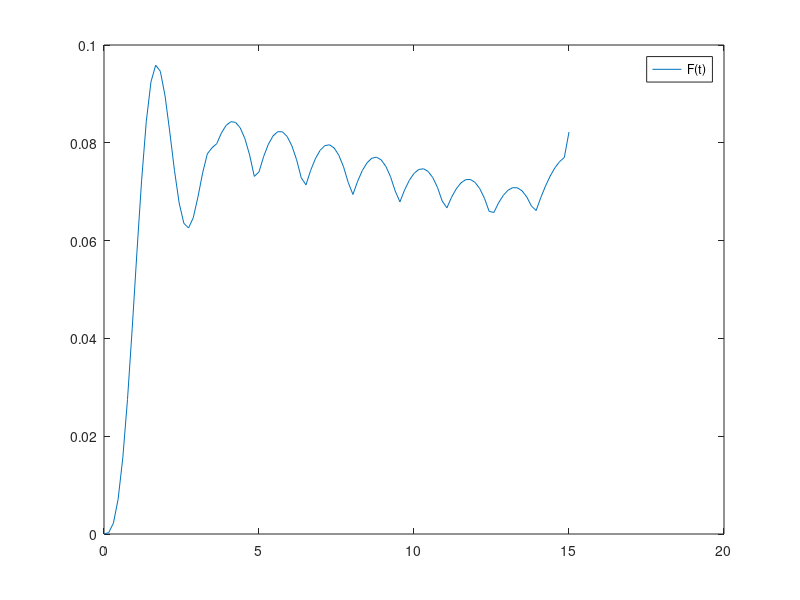

MATLAB code to generate this figure:


%earthquake model
%Mx''=Kx'+F 
%where M i diagona matrix; K 3diag matrix symmetric
%k=[k_0,...,k_{n-1}] - coefficient 
%   such that on i-th floor acts -k(i-1)(x(i)-x(i-1)) + k(i)(x(i+1)-x(i))
%F=[F_1,0,..0] with Gsin(gamma t) gamma frequency of an earthquake, G magnitude
n=10;
m=10000*ones(n,1);
m(1) = 30000;
k=5000*ones(n,1);
k(1) = 10000;
gamma=3;
G=5000;
x0=v0=zeros(n,1);


function y=pw(x,t)
  %vector field for lsode() for the system x''=Ax+F
  %with F =[GG*sin(gam*t);zeros(2:end,1)]
  global AA gam GG
  n=length(AA);
  y=zeros(size(x));
  y(1:n)=x(n+1:end);
  y(n+1:end)=AA*x(1:n);
  y(n+1)=y(n+1)+GG*sin(gam*t);
end



function [X,tt,f,p]=earthquake(k,m,gamma,G,T=15,x0=zeros(size(m)),v0=zeros(size(x0)))
%function solving the system Mx''=Ax''+F(t) x(0)=x0 x'(0)=v0
%modelling an earthquake of a building: M diagonal matrix with masses of the storeys
%with the diagonal vector m; K stiffness matrix - 3diag symmetric 
%matrix having [k(2),..,k(n)] on sub/super diagonals and -k(i)-k(i+1) on main diagonal (k(n+1)=0)
%F(t)=[G*sin(gamma*t);zeros(2:end,1)] - force applied to the 1st floor - G magnitude
% gamma - the frequency of the earthquake we have 2*pi/gamma \in [2,3]  
%INPUT
%k, m vectors wit hmasses and forces coefficient
%G,gamma - magnitude and frequncy of athe earthquake
%T max time for whch we model EQ
%x0,v0 - (default zero vectors) initial position and velocities of the floors
%OUTPUT
%X discrete solution for 100 points on [0,T]
%tt - vector of discrete times 
%f,p - vectors with frequancies and periods  of the building
global AA gam GG
gam = gamma;
GG=G/m(1);  
n=length(m);
k(n+1)=0; %artifial extension of the vector k by zero
M=diag(m);
K=-diag(k(1:n)+k(2:end))+diag(k(2:n),1)+diag(k(2:n),-1);
AA=M\K;
d=eig(AA);
f=sqrt(-d);
p=(2*pi)./f;

x=[x0;v0];

tt=linspace(0,T);  
X=lsode(@pw,x,tt);

end  

 [X,t,f,p]=earthquake(k,m,gamma,G);
 
 f
 p
 
 fok=!sum((p>2)&(p<3));
 if(fok)
  disp("Building periods not in [2,3] - OK");
 end
 
 plot(t,X(:,1),";1st floor;",t,X(:,length(m)),";last floor;");
 pause(2);
 
 aplitudes = zeros(1, length(m));
 for i = 1 : length(m)
   aplitudes(i) = max(abs(X(:, i)));
 endfor
 aplitudes
 
 F = zeros(1, length(t));
 for i = 1 : length(t)
   F(i) = max(abs(X(i, 1 : length(m))));
 endfor
 plot(t, F, ";F(t);");
 
 
